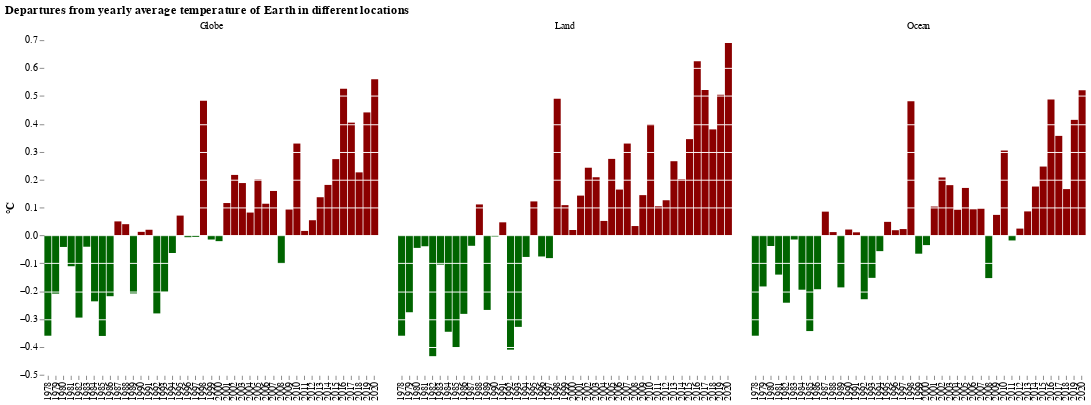

Write notebook code for a chart like this one.
### Code cell
real_data = new_df.groupby(['Year', 'Loc']).mean().reset_index()
ch = alt.Chart(real_data).mark_bar().encode(
    x=alt.X('Year:O', title=None, axis=alt.Axis(domain=False)),
    y=alt.Y('Temp:Q', title='°C', axis=alt.Axis(domain=False, zindex=1, gridColor='white')),
    facet=alt.Facet('Loc', columns=3, title=None),
    color=alt.condition(
        alt.datum.Temp > 0,
        alt.value("darkred"),
        alt.value("darkgreen"),
    )
).configure_view(
    stroke=None
).properties(
    title='Departures from yearly average temperature of Earth in different locations',
    
    width=350,
    height=350
)

ch.save('img/ex3-d.svg', webdriver='firefox')
ch

### Figure 1 — Vega-Lite specification as saved in the notebook (floating-point values rounded to 4 significant figures; data arrays with more than 128 entries replaced by an {"elided": "..."} marker saying what was removed)
{"config": {"view": {"continuousWidth": 400, "continuousHeight": 300, "stroke": null}}, "data": {"name": "data-7da61315c5e35b6109e155fe8da192e3"}, "mark": "bar", "encoding": {"color": {"condition": {"value": "darkred", "test": "(datum.Temp > 0)"}, "value": "darkgreen"}, "facet": {"type": "nominal", "columns": 3, "field": "Loc", "title": null}, "x": {"type": "ordinal", "axis": {"domain": false}, "field": "Year", "title": null}, "y": {"type": "quantitative", "axis": {"domain": false, "gridColor": "white", "zindex": 1}, "field": "Temp", "title": "°C"}}, "height": 350, "title": "Departures from yearly average temperature of Earth in different locations", "width": 350, "$schema": "https://vega.github.io/schema/vega-lite/v4.0.2.json", "datasets": {"data-7da61315c5e35b6109e155fe8da192e3": {"elided": "129 records"}}}
